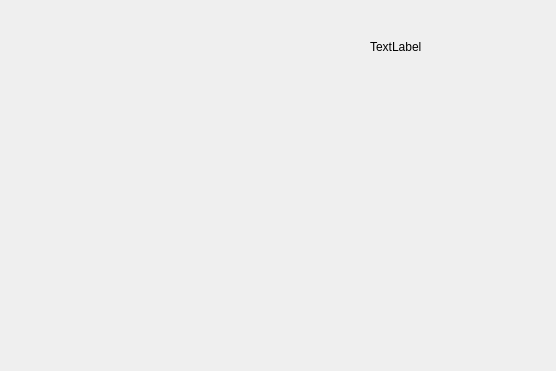
<?xml version="1.0" encoding="UTF-8"?>
<ui version="4.0">
 <class>GameWindowPvE</class>
 <widget class="QWidget" name="GameWindowPvE">
  <property name="geometry">
   <rect>
    <x>0</x>
    <y>0</y>
    <width>556</width>
    <height>371</height>
   </rect>
  </property>
  <property name="windowTitle">
   <string>Stratego</string>
  </property>
  <widget class="QWidget" name="gridLayoutWidget">
   <property name="geometry">
    <rect>
     <x>20</x>
     <y>20</y>
     <width>331</width>
     <height>321</height>
    </rect>
   </property>
   <layout class="QGridLayout" name="gridLayout"/>
  </widget>
  <widget class="QLabel" name="label">
   <property name="geometry">
    <rect>
     <x>370</x>
     <y>40</y>
     <width>131</width>
     <height>171</height>
    </rect>
   </property>
   <property name="text">
    <string>TextLabel</string>
   </property>
   <property name="alignment">
    <set>Qt::AlignLeading|Qt::AlignLeft|Qt::AlignTop</set>
   </property>
  </widget>
 </widget>
 <resources/>
 <connections/>
</ui>
